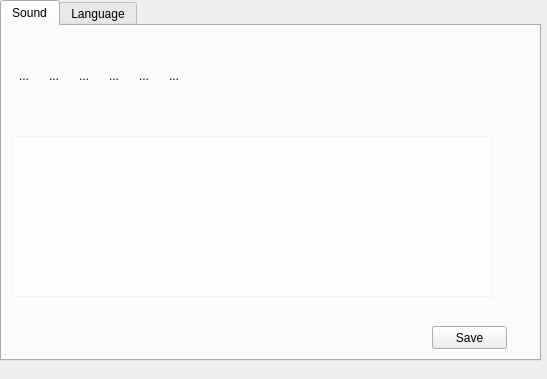
<?xml version="1.0" encoding="UTF-8"?>
<ui version="4.0">
 <class>Setting</class>
 <widget class="QWidget" name="Setting">
  <property name="geometry">
   <rect>
    <x>0</x>
    <y>0</y>
    <width>547</width>
    <height>379</height>
   </rect>
  </property>
  <property name="windowTitle">
   <string>Settings</string>
  </property>
  <property name="windowIcon">
   <iconset resource="MyResources.qrc">
    <normaloff>:/new/prefix1/MyResources/settings-outline-filled.png</normaloff>:/new/prefix1/MyResources/settings-outline-filled.png</iconset>
  </property>
  <property name="styleSheet">
   <string notr="true">border-image: url(:/new/prefix1/MyResources/pic.png);
</string>
  </property>
  <widget class="QTabWidget" name="tabWidget">
   <property name="geometry">
    <rect>
     <x>0</x>
     <y>0</y>
     <width>541</width>
     <height>361</height>
    </rect>
   </property>
   <property name="styleSheet">
    <string notr="true">#tabWidget{
background-image: url(:/new/prefix1/MyResources/pic.png);
}
</string>
   </property>
   <property name="currentIndex">
    <number>0</number>
   </property>
   <widget class="QWidget" name="Sound_Setting">
    <property name="styleSheet">
     <string notr="true"/>
    </property>
    <attribute name="title">
     <string>Sound</string>
    </attribute>
    <widget class="QTableView" name="playlistView">
     <property name="geometry">
      <rect>
       <x>10</x>
       <y>110</y>
       <width>481</width>
       <height>161</height>
      </rect>
     </property>
     <property name="styleSheet">
      <string notr="true">QTableView {
background: rgba(255, 255, 255,50);
}
QTableView QTableCornerButton::section
{
     background: rgba(0, 0, 0, 0%);
}
QTableView::item:focus

{
    color:white;
}
QTableView::item:selected
{
    color:black;
     background: rgba(0, 0, 0, 50%);
}</string>
     </property>
    </widget>
    <widget class="QPushButton" name="pushButton">
     <property name="geometry">
      <rect>
       <x>430</x>
       <y>300</y>
       <width>75</width>
       <height>23</height>
      </rect>
     </property>
     <property name="text">
      <string>Save</string>
     </property>
    </widget>
    <widget class="QWidget" name="layoutWidget">
     <property name="geometry">
      <rect>
       <x>10</x>
       <y>30</y>
       <width>471</width>
       <height>40</height>
      </rect>
     </property>
     <layout class="QHBoxLayout" name="horizontalLayout_2">
      <item>
       <layout class="QHBoxLayout" name="horizontalLayout">
        <item>
         <widget class="QToolButton" name="btn_add">
          <property name="text">
           <string>...</string>
          </property>
          <property name="icon">
           <iconset resource="MyResources.qrc">
            <normaloff>:/new/prefix1/MyResources/document-file-up-upload-icon-19.png</normaloff>:/new/prefix1/MyResources/document-file-up-upload-icon-19.png</iconset>
          </property>
          <property name="iconSize">
           <size>
            <width>30</width>
            <height>30</height>
           </size>
          </property>
          <property name="autoRaise">
           <bool>true</bool>
          </property>
         </widget>
        </item>
        <item>
         <widget class="QToolButton" name="btn_stop">
          <property name="text">
           <string>...</string>
          </property>
          <property name="icon">
           <iconset resource="MyResources.qrc">
            <normaloff>:/new/prefix1/MyResources/classica_stop-button_flat-circle-white-on-red_512x512.png</normaloff>:/new/prefix1/MyResources/classica_stop-button_flat-circle-white-on-red_512x512.png</iconset>
          </property>
          <property name="iconSize">
           <size>
            <width>30</width>
            <height>30</height>
           </size>
          </property>
          <property name="autoRaise">
           <bool>true</bool>
          </property>
         </widget>
        </item>
        <item>
         <widget class="QToolButton" name="btn_previous">
          <property name="text">
           <string>...</string>
          </property>
          <property name="icon">
           <iconset resource="MyResources.qrc">
            <normaloff>:/new/prefix1/MyResources/kissclipart-history-icon-left-icon-previous-icon-3ce48675b2b6432a.png</normaloff>:/new/prefix1/MyResources/kissclipart-history-icon-left-icon-previous-icon-3ce48675b2b6432a.png</iconset>
          </property>
          <property name="iconSize">
           <size>
            <width>30</width>
            <height>30</height>
           </size>
          </property>
          <property name="autoRaise">
           <bool>true</bool>
          </property>
         </widget>
        </item>
        <item>
         <widget class="QToolButton" name="btn_play">
          <property name="text">
           <string>...</string>
          </property>
          <property name="icon">
           <iconset resource="MyResources.qrc">
            <normaloff>:/new/prefix1/MyResources/5-512.png</normaloff>:/new/prefix1/MyResources/5-512.png</iconset>
          </property>
          <property name="iconSize">
           <size>
            <width>30</width>
            <height>30</height>
           </size>
          </property>
          <property name="autoRaise">
           <bool>true</bool>
          </property>
         </widget>
        </item>
        <item>
         <widget class="QToolButton" name="btn_next">
          <property name="text">
           <string>...</string>
          </property>
          <property name="icon">
           <iconset resource="MyResources.qrc">
            <normaloff>:/new/prefix1/MyResources/122632.png</normaloff>:/new/prefix1/MyResources/122632.png</iconset>
          </property>
          <property name="iconSize">
           <size>
            <width>30</width>
            <height>30</height>
           </size>
          </property>
          <property name="autoRaise">
           <bool>true</bool>
          </property>
         </widget>
        </item>
        <item>
         <widget class="QToolButton" name="btn_pause">
          <property name="text">
           <string>...</string>
          </property>
          <property name="icon">
           <iconset resource="MyResources.qrc">
            <normaloff>:/new/prefix1/MyResources/02-512.png</normaloff>:/new/prefix1/MyResources/02-512.png</iconset>
          </property>
          <property name="iconSize">
           <size>
            <width>30</width>
            <height>30</height>
           </size>
          </property>
          <property name="autoRaise">
           <bool>true</bool>
          </property>
         </widget>
        </item>
       </layout>
      </item>
      <item>
       <widget class="QLabel" name="label">
        <property name="text">
         <string/>
        </property>
       </widget>
      </item>
     </layout>
    </widget>
   </widget>
   <widget class="QWidget" name="tab_2">
    <property name="styleSheet">
     <string notr="true"/>
    </property>
    <attribute name="title">
     <string>Language</string>
    </attribute>
   </widget>
  </widget>
 </widget>
 <resources>
  <include location="MyResources.qrc"/>
 </resources>
 <connections/>
</ui>
